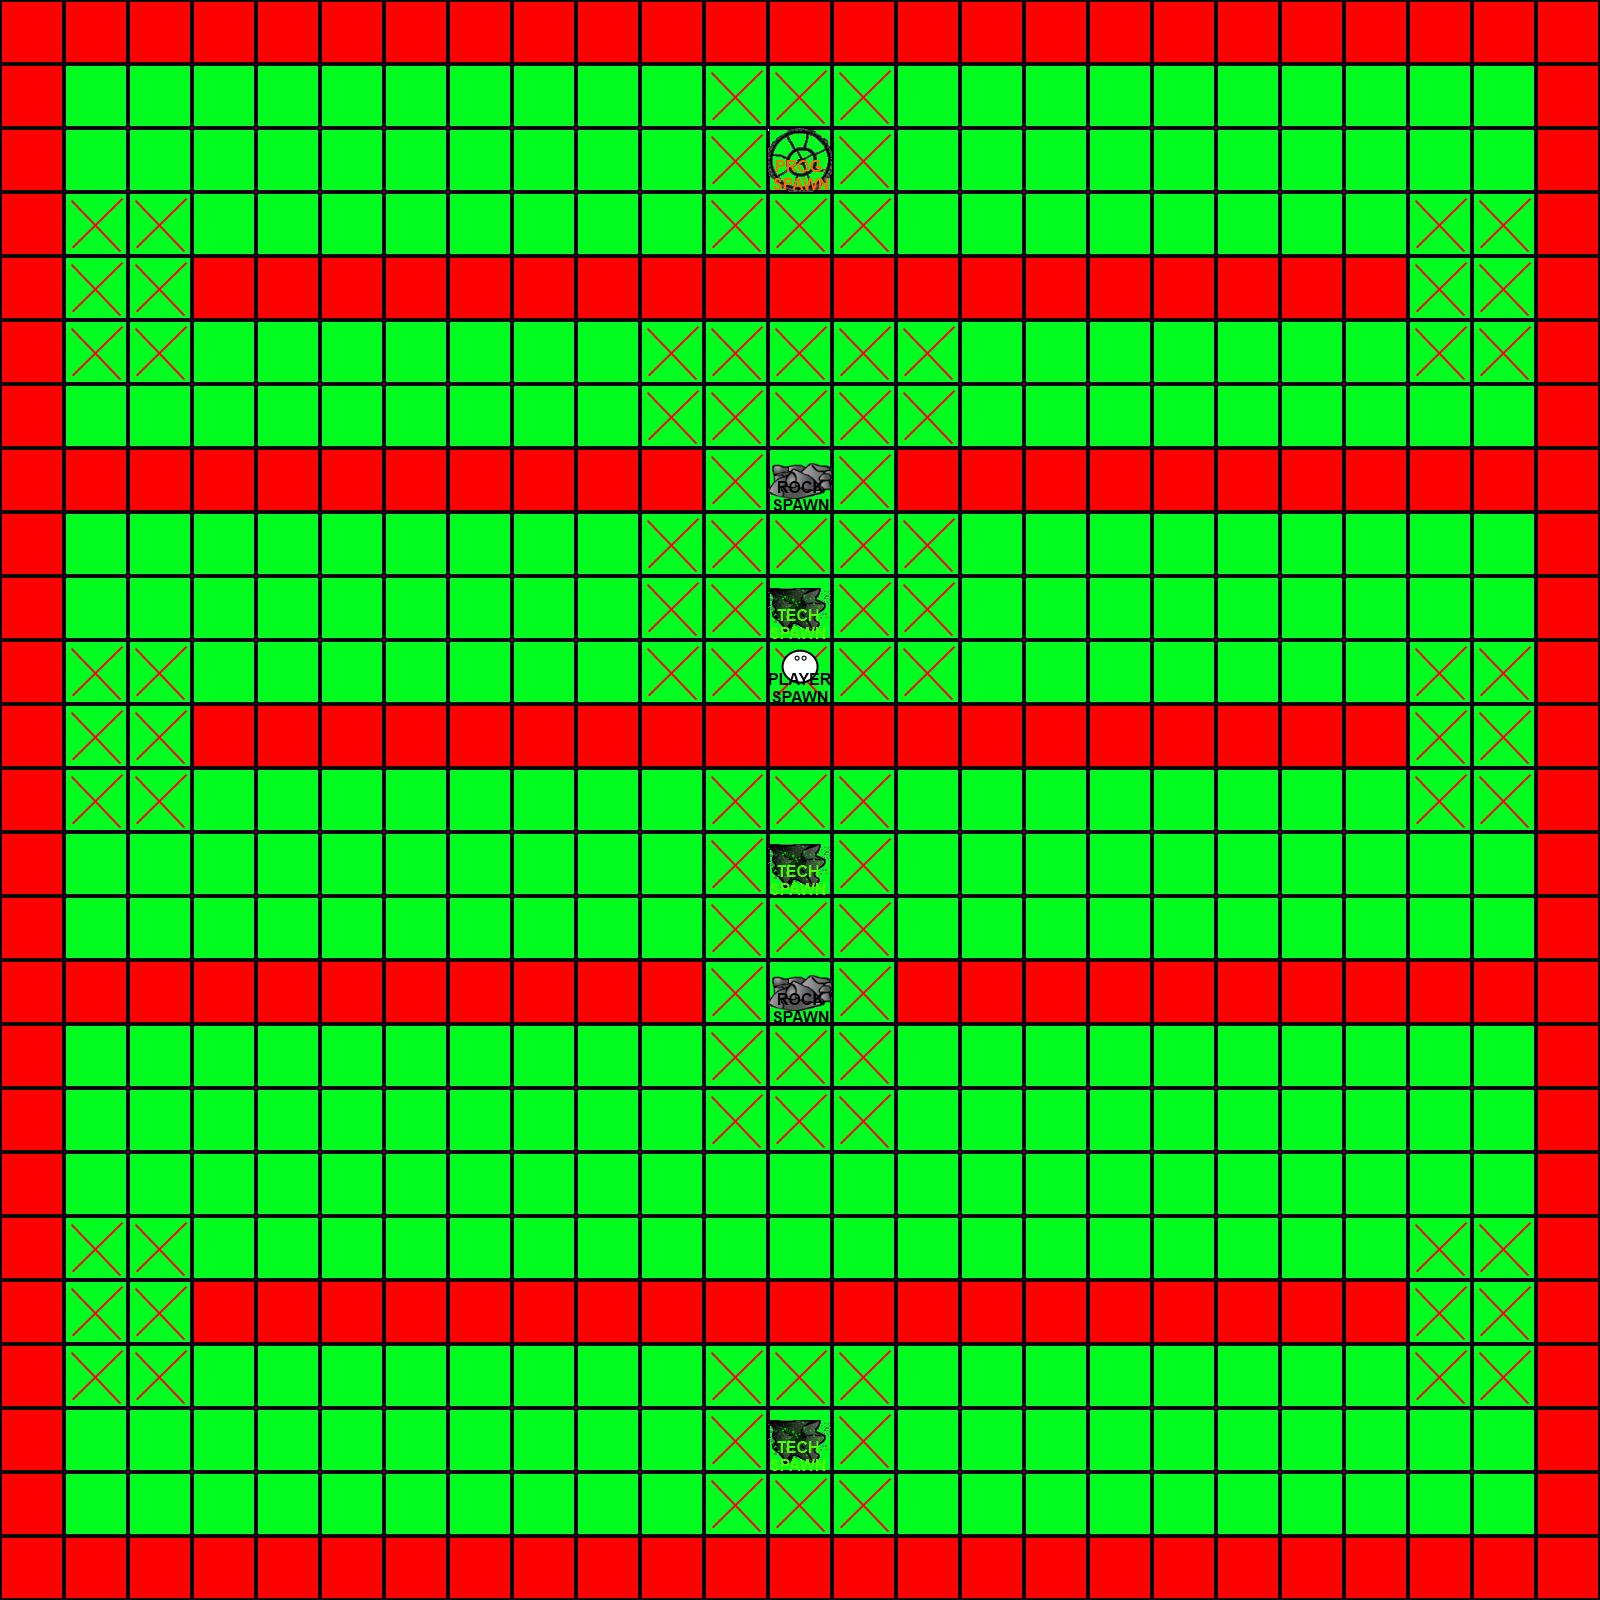

Below is a game level as drawn by its tile map, then a one-line description and the .tmx that defines it (tile-layer data replaced by summaries):
An orthogonal 25x25 tile map with 64x64 px tiles, 2 tile layers (tiles, spawns).

<map version="1.0" orientation="orthogonal" width="25" height="25" tilewidth="64" tileheight="64">
 <tileset firstgid="1" name="tileset" tilewidth="64" tileheight="64">
  <image source="tileset.png" width="448" height="64" />
 </tileset>
 <layer name="tiles" width="25" height="25">
  <data>[625 cells, 625 non-empty, 3 distinct tile ids]</data>
 </layer>
 <layer name="spawns" width="25" height="25">
  <data>[625 cells, 7 non-empty, 4 distinct tile ids]</data>
 </layer>
</map>